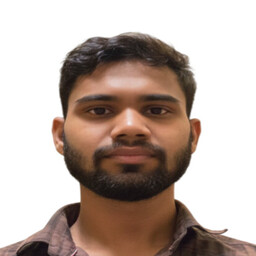
#> input picture s8/ImageP/input/photo.jpg, 256 x 256 px
$ python main.py
#> lines starting #> are read from the running program, lines starting #| are printed output that depends on the picture; after the words box and inside, x2 and y2 are one past the last pixel; in counts of white or black regions, pixels touching at a corner belong together
import cv2
import numpy as np
import matplotlib.pyplot as plt
import os


# Create output folder if not present
if not os.path.exists("output"):
    os.makedirs("output")


# -------------------------
# 1a) Read image
# -------------------------

img = cv2.imread("input/photo.jpg", cv2.IMREAD_GRAYSCALE)
#> img: shape (256, 256); min 11, max 255, mean 178

if img is None:
    print("Image not found in input folder")
    exit()

img = cv2.resize(img,(256,256))

plt.imshow(img,cmap='gray')
plt.title("Original Image")
plt.savefig("output/original.png")
plt.close()


# -------------------------
# 1b) Read portion
# -------------------------

portion = img[50:150,50:150]
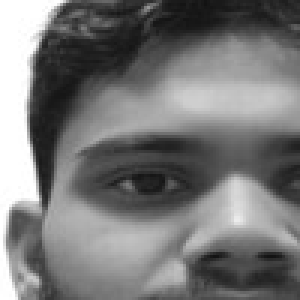
#> portion: shape (100, 100) (shown 3 times larger); min 18, max 255, mean 119.4

plt.imshow(portion,cmap='gray')
plt.title("Image Portion")
plt.savefig("output/portion.png")
plt.close()


# -------------------------
# 1c) Add constant
# -------------------------

constant = 50
portion_added = portion + constant
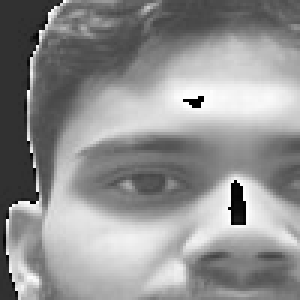
#> portion_added: shape (100, 100) (shown 3 times larger); min 0, max 255, mean 144.7
portion_added = np.clip(portion_added,0,255)

plt.imshow(portion_added,cmap='gray')
plt.title("Portion after adding constant")
plt.savefig("output/portion_added.png")
plt.close()


# -------------------------
# 1d) Modify full image
# -------------------------

img_modified = img.copy()
img_modified[50:150,50:150] = portion_added
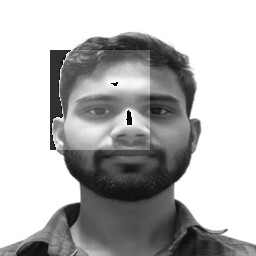
#> img_modified: shape (256, 256); min 0, max 255, mean 181.9

plt.imshow(img_modified,cmap='gray')
plt.title("Whole Image after modification")
plt.savefig("output/modified_image.png")
plt.close()


# -------------------------
# 1e) Multiply portion
# -------------------------

constants = [0.1,0.5,1.0,1.5,2.0]

for c in constants:

    temp = img.copy()

    part = temp[50:150,50:150] * c
    part = np.clip(part,0,255)

    temp[50:150,50:150] = part

    plt.imshow(temp,cmap='gray')
    plt.title(f"Multiplier {c}")
    plt.savefig(f"output/multiplier_{c}.png")
    plt.close()


# -------------------------
# 1f) Visible watermark
# -------------------------

watermark = np.zeros((256,256),dtype=np.uint8)

cv2.putText(watermark,"Abhishek Kumar",(20,120),
            cv2.FONT_HERSHEY_SIMPLEX,0.7,255,2)

cv2.putText(watermark,"16-03-2026",(60,180),
            cv2.FONT_HERSHEY_SIMPLEX,0.7,255,2)

visible = cv2.addWeighted(img,0.8,watermark,0.2,0)
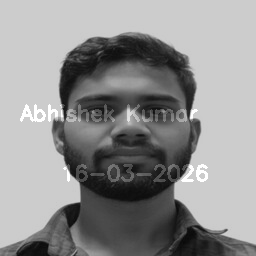
#> visible: shape (256, 256); min 9, max 255, mean 144.2

plt.imshow(visible,cmap='gray')
plt.title("Visible Watermark")
plt.savefig("output/visible_watermark.png")
plt.close()


# -------------------------
# 1g) Invisible watermark
# -------------------------

embedded = img.copy()

for i in range(256):
    for j in range(256):

        bit = watermark[i,j] >> 7
        embedded[i,j] = (img[i,j] & 254) | bit


extracted = np.zeros((256,256),dtype=np.uint8)

for i in range(256):
    for j in range(256):

        extracted[i,j] = (embedded[i,j] & 1) * 255
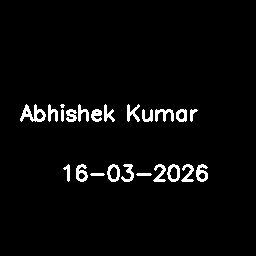
#> extracted: shape (256, 256); 3.4% white; 23 white regions (1 under 20 px), largest, box (x1, y1, x2, y2) and area: (20, 104, 46, 122) 224, (155, 109, 174, 122) 134, (196, 164, 208, 182) 131


plt.imshow(extracted,cmap='gray')
plt.title("Extracted Watermark")
plt.savefig("output/extracted_watermark.png")
plt.close()


# -------------------------
# 1h) Thresholding
# -------------------------

_, binary = cv2.threshold(img,127,255,cv2.THRESH_BINARY)
#> binary: shape (256, 256); 64% white; 15 black regions (11 under 20 px), largest, box (x1, y1, x2, y2) and area: (12, 35, 246, 256) 20911, (73, 93, 182, 125) 2610, (105, 126, 114, 135) 32, (245, 244, 256, 251) 25

plt.imshow(binary,cmap='gray')
plt.title("Binary Image")
plt.savefig("output/binary.png")
plt.close()


# ======================================================
# 2. Filtering Operations
# ======================================================


# Custom convolution function

def convolution(image,kernel):

    m,n = image.shape
#> m = 256; n = 256
    k = kernel.shape[0]

    pad = k//2
    padded = np.pad(image,pad)

    output = np.zeros_like(image)

    for i in range(m):
        for j in range(n):

            region = padded[i:i+k,j:j+k]
            value = np.sum(region*kernel)

            output[i,j] = np.clip(value,0,255)

    return output


# -------------------------
# 2i) Low pass filtering
# -------------------------

kernel3 = np.ones((3,3))/9
kernel5 = np.ones((5,5))/25

low3 = convolution(img,kernel3)
low5 = convolution(img,kernel5)

plt.imshow(low3,cmap='gray')
plt.title("Low Pass 3x3")
plt.savefig("output/lowpass_3x3.png")
plt.close()

plt.imshow(low5,cmap='gray')
plt.title("Low Pass 5x5")
plt.savefig("output/lowpass_5x5.png")
plt.close()


# -------------------------
# 2ii) Sobel
# -------------------------

sobelx = np.array([[-1,0,1],
                   [-2,0,2],
                   [-1,0,1]])

sobely = np.array([[-1,-2,-1],
                   [0,0,0],
                   [1,2,1]])

gx = convolution(img,sobelx)
gy = convolution(img,sobely)

sobel = np.sqrt(gx**2 + gy**2)
sobel = np.clip(sobel,0,255)

plt.imshow(sobel,cmap='gray')
plt.title("Sobel Edge Detection")
plt.savefig("output/sobel.png")
plt.close()


# -------------------------
# Laplacian
# -------------------------

lap = np.array([[0,-1,0],
                [-1,4,-1],
                [0,-1,0]])

laplacian = convolution(img,lap)

plt.imshow(laplacian,cmap='gray')
plt.title("Laplacian")
plt.savefig("output/laplacian.png")
plt.close()


# -------------------------
# 2iii) Gaussian noise
# -------------------------

noise = np.random.normal(0,25,img.shape)

noisy = img + noise
noisy = np.clip(noisy,0,255)

plt.imshow(noisy,cmap='gray')
plt.title("Noisy Image")
plt.savefig("output/noisy.png")
plt.close()


median = cv2.medianBlur(noisy.astype(np.uint8),3)

plt.imshow(median,cmap='gray')
plt.title("Median Filtered Image")
plt.savefig("output/median_filtered.png")
plt.close()


# -------------------------
# 2iv) Unsharp masking
# -------------------------

blur = convolution(img,kernel3)

mask = img - blur

sharp = img + mask
sharp = np.clip(sharp,0,255)

plt.imshow(sharp,cmap='gray')
plt.title("Unsharp Masking")
plt.savefig("output/unsharp.png")
plt.close()


# ======================================================
# 3. Histogram Processing
# ======================================================


# Histogram original

plt.hist(img.ravel(),256,[0,256])
plt.title("Original Histogram")
plt.savefig("output/histogram_original.png")
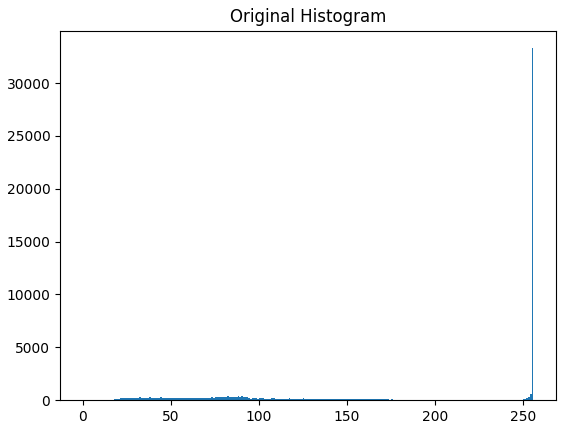
#> figure drawn by matplotlib, 1 panel; tallest bar 33292 high, from x = 255 to 256
plt.close()


# Histogram Equalization

equalized = cv2.equalizeHist(img)
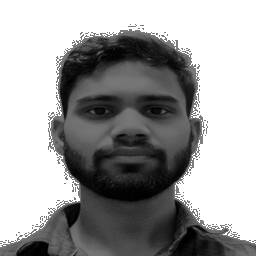
#> equalized: shape (256, 256); min 0, max 255, mean 160.6

plt.imshow(equalized,cmap='gray')
plt.title("Equalized Image")
plt.savefig("output/equalized_image.png")
plt.close()

plt.hist(equalized.ravel(),256,[0,256])
plt.title("Equalized Histogram")
plt.savefig("output/histogram_equalized.png")
#> figure, not shown here; tallest bar 33292 high, from x = 255 to 256
plt.close()


# -------------------------
# 3ii) Contrast Stretching
# -------------------------

min_val = np.min(img)
#> min_val = 11
max_val = np.max(img)
#> max_val = 255

stretch = (img-min_val)*(255/(max_val-min_val))
stretch = np.clip(stretch,0,255)

plt.imshow(stretch,cmap='gray')
plt.title("Contrast Stretching")
plt.savefig("output/contrast_stretch.png")
plt.close()


print("Assignment completed. Check output folder.")
